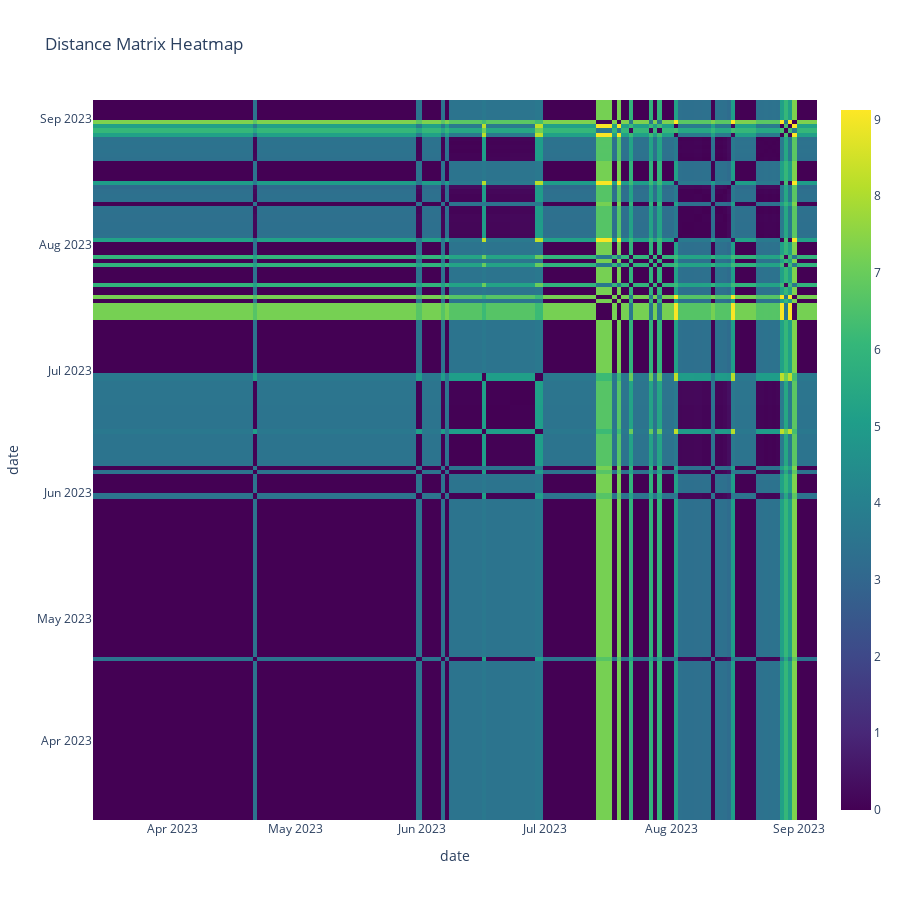

Source (notebook cell):
### Markdown cell above
## Plot distance matrix for scaled features

### Code cell
# subplot 1: distance matrix of scaled feature
plot_dist_mat(df_train_feat_scaled)
# plot_dist_mat(df_train_feat)

### Figure 1 — Plotly figure (JSON) as saved in the notebook; plotly's stock layout.template omitted (floating-point values rounded to 4 significant figures; data arrays with more than 128 entries replaced by an {"elided": "..."} marker saying what was removed)
{"data": [{"colorscale": [[0, "#440154"], [0.1111, "#482878"], [0.2222, "#3e4989"], [0.3333, "#31688e"], [0.4444, "#26828e"], [0.5556, "#1f9e89"], [0.6667, "#35b779"], [0.7778, "#6ece58"], [0.8889, "#b5de2b"], [1, "#fde725"]], "type": "heatmap", "x": {"elided": "174 str values"}, "y": {"elided": "174 str values"}, "z": {"elided": "174x174 float values"}}], "layout": {"height": 900, "title": {"text": "Distance Matrix Heatmap"}, "width": 900, "xaxis": {"title": {"text": "date"}}, "yaxis": {"title": {"text": "date"}}}}
